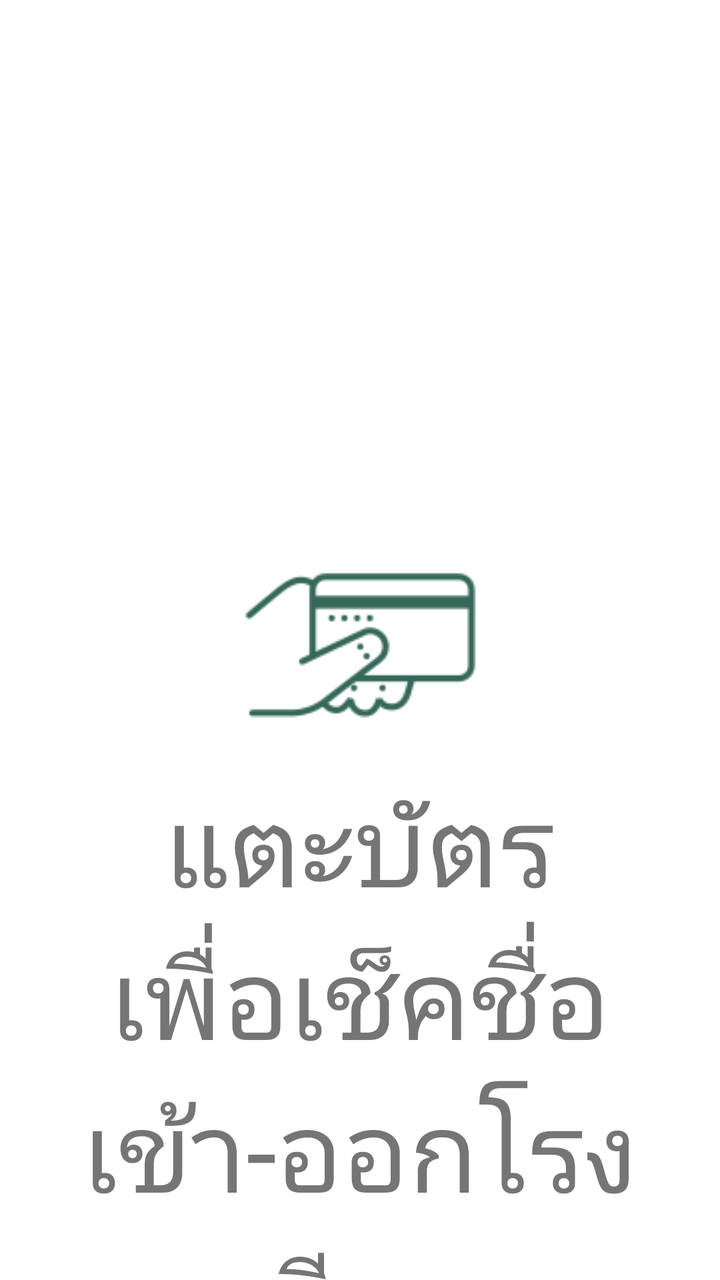
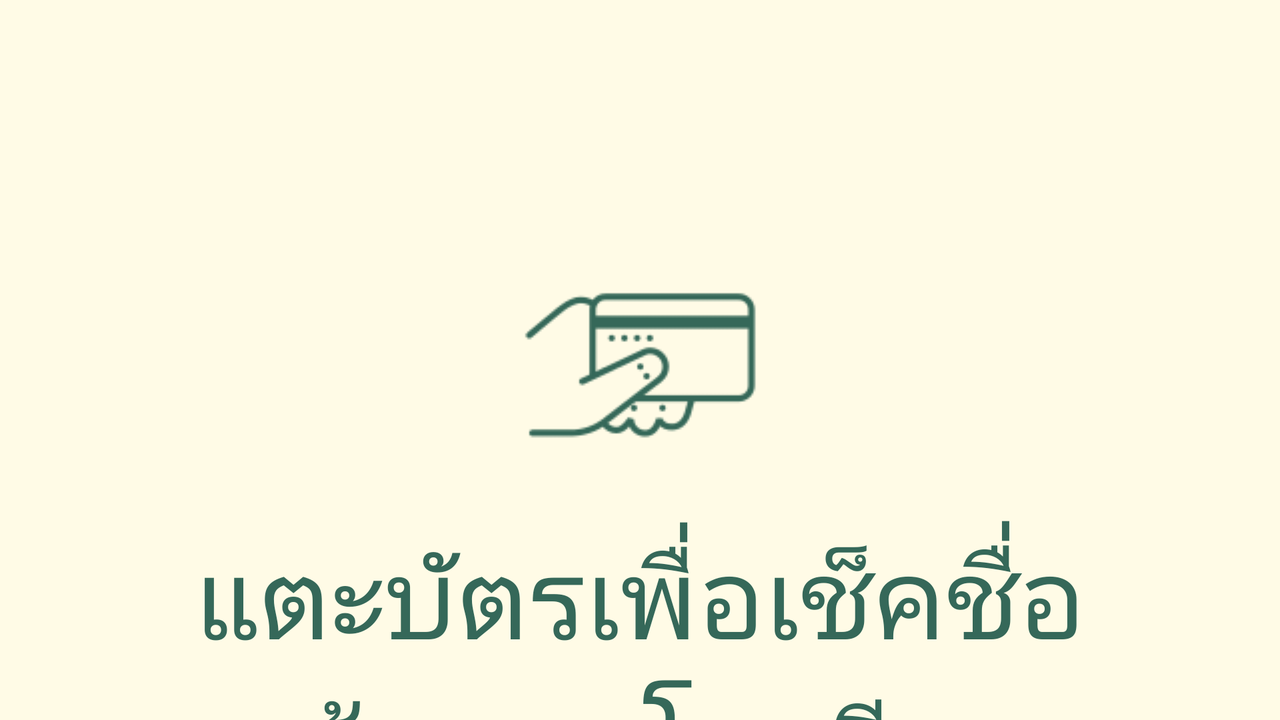

One screen, two layout resources from the same app: the default and the repository's alternative for another configuration. Each is rendered where Android would select it; the XML of both is given below.
<!-- AndroidManifest.xml: application theme Theme.SchoolCheckin -->
<!-- res/layout/activity_main.xml -->
<?xml version="1.0" encoding="utf-8"?>
<androidx.constraintlayout.widget.ConstraintLayout xmlns:android="http://schemas.android.com/apk/res/android"
    xmlns:app="http://schemas.android.com/apk/res-auto"
    xmlns:tools="http://schemas.android.com/tools"
    android:layout_width="match_parent"
    android:layout_height="match_parent"
    tools:context=".MainActivity">

    <ImageView
        android:id="@+id/logo"
        android:layout_width="wrap_content"
        android:layout_height="wrap_content"
        android:src="@drawable/icons8_card_payment_127px"
        app:layout_constraintBottom_toBottomOf="parent"
        app:layout_constraintLeft_toLeftOf="parent"
        app:layout_constraintRight_toRightOf="parent"
        app:layout_constraintTop_toTopOf="parent" />

    <TextView
        android:textAlignment="center"
        android:text="แตะบัตรเพื่อเช็คชื่อเข้า-ออกโรงเรียน"
        android:textSize="@dimen/text_size_XL"
        android:layout_width="wrap_content"
        android:layout_height="wrap_content"
        app:layout_constraintEnd_toEndOf="parent"
        app:layout_constraintStart_toStartOf="parent"
        app:layout_constraintTop_toBottomOf="@id/logo"
        android:gravity="center_horizontal" />


</androidx.constraintlayout.widget.ConstraintLayout>
<!-- resources referenced by this layout -->
<resources>
  <dimen name="text_size_XL">56sp</dimen>
  <!-- drawable icons8_card_payment_127px: png bitmap (drawable, 4599 bytes) -->
  <style name="Theme.SchoolCheckin" parent="Theme.MaterialComponents.DayNight.NoActionBar">
          
  
          <item name="colorPrimary">@color/purple_500</item>
          <item name="colorPrimaryVariant">@color/purple_700</item>
          <item name="colorOnPrimary">@color/white</item>
          
          <item name="colorSecondary">@color/teal_200</item>
          <item name="colorSecondaryVariant">@color/teal_700</item>
          <item name="colorOnSecondary">@color/black</item>
          
          <item name="android:statusBarColor" tools:targetApi="l">?attr/colorPrimaryVariant</item>
          <item name="android:windowFullscreen">true</item>
          <item name="android:fontFamily">@font/prompt_regular</item>
          
  
  
      </style>
  <color name="purple_500">#37966F</color>
  <color name="purple_700">#356859</color>
  <color name="white">#FFFFFFFF</color>
  <color name="teal_200">#FF03DAC5</color>
  <color name="teal_700">#FF018786</color>
  <color name="black">#FF000000</color>
</resources>
<!-- res/layout-land/activity_main.xml (the repository's variant of the layout above) -->
<!-- drawn on the phone turned sideways -->
<?xml version="1.0" encoding="utf-8"?>
<androidx.constraintlayout.widget.ConstraintLayout xmlns:android="http://schemas.android.com/apk/res/android"
    xmlns:app="http://schemas.android.com/apk/res-auto"
    xmlns:tools="http://schemas.android.com/tools"
    android:layout_width="match_parent"
    android:layout_height="match_parent"
    android:background="@color/Basil_cream"
    tools:context=".MainActivity">

    <androidx.appcompat.widget.AppCompatButton
        android:id="@+id/setting_btn"
        android:layout_margin="8dp"
        android:layout_width="64dp"
        android:layout_height="64dp"
        android:background="@drawable/ic_setting"
        android:backgroundTint="@color/Basil_green_primary"
        app:layout_constraintStart_toStartOf="parent"
        app:layout_constraintTop_toTopOf="parent" />

    <ImageView
        android:id="@+id/logo"
        android:layout_width="wrap_content"
        android:layout_height="wrap_content"
        android:src="@drawable/icons8_card_payment_127px"
        app:layout_constraintBottom_toBottomOf="parent"
        app:layout_constraintLeft_toLeftOf="parent"
        app:layout_constraintRight_toRightOf="parent"
        app:layout_constraintTop_toTopOf="parent" />

    <TextView
        android:textAlignment="center"
        android:text="แตะบัตรเพื่อเช็คชื่อเข้า-ออกโรงเรียน"
        android:textSize="@dimen/text_size_XL"
        android:layout_marginTop="16dp"
        android:textColor="@color/Basil_green_primary"
        android:layout_width="wrap_content"
        android:layout_height="wrap_content"
        app:layout_constraintEnd_toEndOf="parent"
        app:layout_constraintStart_toStartOf="parent"
        app:layout_constraintTop_toBottomOf="@id/logo"
        android:gravity="center_horizontal" />


</androidx.constraintlayout.widget.ConstraintLayout>
<!-- resources referenced by the variant -->
<!-- as the phone turned sideways resolves them -->
<resources>
  <color name="Basil_cream">#FFFBE6</color>
  <color name="Basil_green_primary">#356859</color>
  <dimen name="text_size_XL">56sp</dimen>
  <!-- drawable icons8_card_payment_127px: png bitmap (drawable, 4599 bytes) -->
  <style name="Theme.SchoolCheckin" parent="Theme.MaterialComponents.DayNight.NoActionBar">
          
  
          <item name="colorPrimary">@color/purple_500</item>
          <item name="colorPrimaryVariant">@color/purple_700</item>
          <item name="colorOnPrimary">@color/white</item>
          
          <item name="colorSecondary">@color/teal_200</item>
          <item name="colorSecondaryVariant">@color/teal_700</item>
          <item name="colorOnSecondary">@color/black</item>
          
          <item name="android:statusBarColor" tools:targetApi="l">?attr/colorPrimaryVariant</item>
          <item name="android:windowFullscreen">true</item>
          <item name="android:fontFamily">@font/prompt_regular</item>
          
  
  
      </style>
  <color name="purple_500">#37966F</color>
  <color name="purple_700">#356859</color>
  <color name="white">#FFFFFFFF</color>
  <color name="teal_200">#FF03DAC5</color>
  <color name="teal_700">#FF018786</color>
  <color name="black">#FF000000</color>
</resources>
